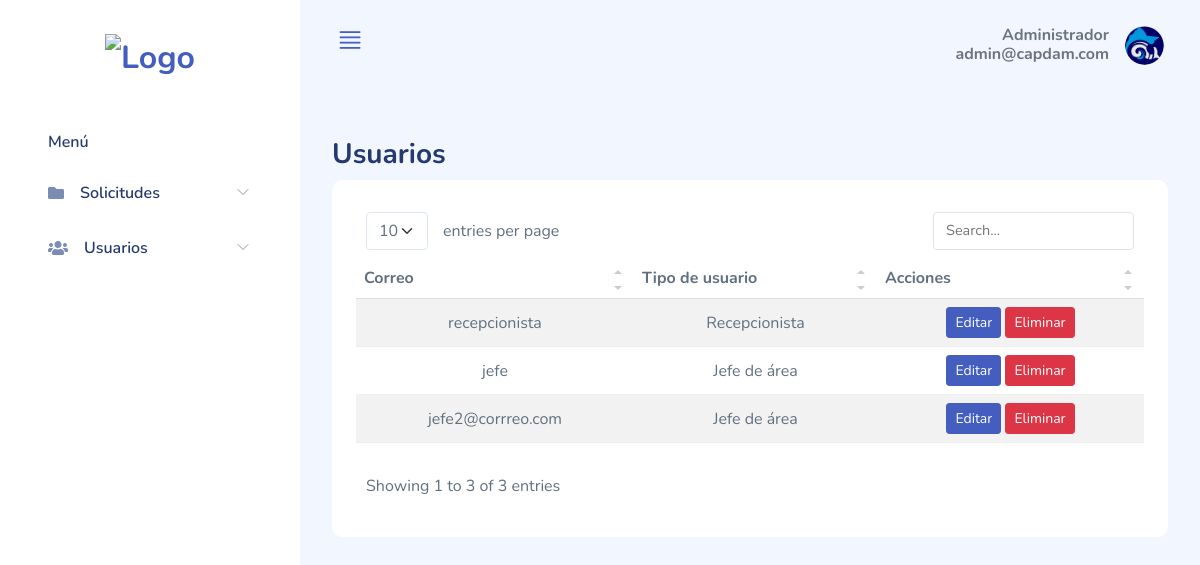
Page /admin/usuarios.php (signed in) on the committed database.
### tables this page shows
CREATE TABLE `usuarios` (
  `id_usuario` int(11) NOT NULL,
  `correo` varchar(30) NOT NULL,
  `password` varchar(120) NOT NULL,
  `rol` int(11) NOT NULL,
  `delegacion` int(11) DEFAULT NULL
);

### php/conexion.php (called while the page is built, shortened)
<?php
  class Conexion {
    function connect(){
      try{
        $conexion = "mysql:host=localhost; dbname=contratos; charset=utf8mb4";
        return $pdo = new PDO($conexion, "root", "");
      } catch (PDOException $err){
        print_r($err->getMessage());
      }
    }
  }
?>

### admin/usuarios.php (the view, shortened to what this page needs)
<?php
include_once '../php/conexion.php';
$conexion = new Conexion();
if (isset($_SESSION['correo'])) {
  $usuarioCorreo = $_SESSION['correo'];
  $usuario = $conexion->connect()->query("SELECT * FROM usuarios WHERE correo = '$usuarioCorreo'");
  $usuario->execute();
  $rowUsuario = $usuario->fetch();
} else {
  header("Location: ../index.php");
}
?>
<!DOCTYPE html>
<html lang="es">
<head>
  <link rel="stylesheet" href="../assets/css/bootstrap.css">
  <link rel="stylesheet" href="../assets/vendors/perfect-scrollbar/perfect-scrollbar.css">
  <link rel="stylesheet" href="../assets/vendors/bootstrap-icons/bootstrap-icons.css">
  <link rel="stylesheet" href="../assets/css/app.css">
  <link rel="stylesheet" href="../assets/vendors/simple-datatables/style.css">
  <link rel="stylesheet" href="https://cdnjs.cloudflare.com/ajax/libs/font-awesome/5.15.3/css/all.min.css" />
  <link rel="stylesheet" href="../assets/vendors/sweetalert2/sweetalert2.min.css">
</head>
<body>
  <div id="app">
    <div id="sidebar" class="active">
      <div class="sidebar-wrapper active">
        <div class="sidebar-header">
        <div class="text-center">
            <a href="index.php"><img src="../assets/images/logo_fondo.png" class="w-100 h-100" alt="Logo" srcset=""></a>
          </div>
        </div>
        <div class="sidebar-menu">
          <ul class="menu">
            <li class="sidebar-title">Menú</li>
            <li class="sidebar-item  has-sub">
              <a href="#" class='sidebar-link'>
                <i class="fas fa-folder"></i>
                <span>Solicitudes</span>
              </a>
            </li>
            <li class="sidebar-item  has-sub">
              <a href="#" class='sidebar-link'>
                <i class="fas fa-users"></i>
                <span>Usuarios</span>
              </a>
            </li>
          </ul>
        </div>
      </div>
    </div>
    <div id="main" class='layout-navbar'>
      <header class='mb-3'>
        <nav class="navbar navbar-expand navbar-light ">
          <div class="container-fluid">
            <a href="#" class="burger-btn d-block">
              <i class="bi bi-justify fs-3"></i>
            </a>
            <div class="collapse navbar-collapse" id="navbarSupportedContent">
              <div class="dropdown">
                <a href="#" data-bs-toggle="dropdown" aria-expanded="false">
                  <div class="user-menu d-flex">
                    <div class="user-name text-end me-3">
                      <h6 class="mb-0 text-gray-600">Administrador</h6>
                      <h6 class="mb-0 text-gray-600"><?php echo $rowUsuario['correo']; ?> </h6>
                    </div>
                    <div class="user-img d-flex align-items-center">
                      <div class="avatar avatar-md">
                        <img src="../assets/images/logo.png">
                      </div>
                    </div>
                  </div>
                </a>
              </div>
            </div>
          </div>
        </nav>
      </header>
      <div id="main-content">
        <div class="page-heading">
          <div class="page-title">
            <div class="row">
              <div class="col-12 col-md-6 order-md-1 order-last">
                <h3>Usuarios</h3>
              </div>
            </div>
          </div>
          <section class="section">
            <div class="card">
              <div class="card-body">
                <table class="table table-striped" id="table1">
                  <thead>
                    <tr class="text-center">
                      <th>Correo</th>
                      <th>Tipo de usuario</th>
                      <th>Acciones</th>
                    </tr>
                  </thead>
                  <tbody>
                    <?php
                    $query = $conexion->connect()->query("SELECT * FROM usuarios WHERE rol != 0");
                    $query->execute();
                    $usuarios = $query->fetchAll();
                    foreach ($usuarios as $row) {
                      $rol = '';
                      if ($row['rol'] == 1) {
                        $rol = 'Jefe de área';
                      }
                      if ($row['rol'] == 2) {
                        $rol = 'Recepcionista';
                      }
                      echo '<tr class="text-center">
                                <td>' . $row['correo'] . '</td>
                                <td>' . $rol . '</td>
                                <td>
                                  <a href="editar_usuario.php?usuario='.$row['id_usuario'].'" class="btn btn-sm btn-primary">Editar</a>
                                  <a onclick="deleteUser('.$row['id_usuario'].')" class="btn btn-sm btn-danger">Eliminar</a>
                                </td>
                              </tr>';
                    }
                    ?>
                  </tbody>
                </table>
              </div>
            </div>
          </section>
        </div>
      </div>
    </div>
  </div>
</body>
</html>

### assets/css/app.css (style rules this page uses)
.avatar { display:inline-flex;border-radius:50%;text-align:center;vertical-align:middle;position:relative }
.avatar img { width:32px;height:32px;border-radius:50% }
.avatar.avatar-md .avatar-content,.avatar.avatar-md img { width:32px;height:32px;font-size:.8rem }
.btn.btn-danger,.btn.btn-info,.btn.btn-primary,.btn.btn-secondary,.btn.btn-success,.btn.btn-warning { color:#fff }
.card { margin-bottom:2.2rem;border:none }
.card .card-body { padding:1.5rem }
#sidebar.active .sidebar-wrapper { left:0 }
.sidebar-wrapper { width:300px;height:100vh;position:fixed;top:0;z-index:10;overflow-y:auto;background-color:#fff;bottom:0;transition:left .5s ease-out }
.sidebar-wrapper .sidebar-header { padding:2rem 2rem 1rem;font-size:2rem;font-weight:700 }
.sidebar-wrapper .sidebar-header img { height:1.2rem }
.sidebar-wrapper .menu { margin-top:2rem;padding:0 2rem;font-weight:600 }
.sidebar-wrapper .menu .sidebar-title { padding:0 1rem;margin:1.5rem 0 1rem;font-size:1rem;list-style:none;font-weight:600;color:#25396f }
.sidebar-wrapper .menu .sidebar-link { display:block;padding:.7rem 1rem;font-size:1rem;display:flex;align-items:center;border-radius:.5rem;transition:all .5s;text-decoration:none;color:#25396f }
.sidebar-wrapper .menu .sidebar-link i,.sidebar-wrapper .menu .sidebar-link svg { color:#7c8db5 }
.sidebar-wrapper .menu .sidebar-link span { margin-left:1rem }
.sidebar-wrapper .menu .sidebar-item { list-style:none;margin-top:.5rem;position:relative }
.sidebar-wrapper .menu .sidebar-item.has-sub .sidebar-link:after { position:absolute;color:#ccc;right:15px;top:12px;display:block }
.navbar { height:90px;padding:1.5rem }
.navbar .user-menu img { width:39px;height:39px }
.dataTable-table td,.dataTable-table thead th,.table td,.table thead th { vertical-align:middle }
.dataTable-table:not(.table-borderless) thead th,.table:not(.table-borderless) thead th { border-bottom:1px solid #dedede!important }
.bi { width:1rem;height:1rem }
.burger-btn { display:none }
#main { margin-left:300px;padding:2rem }
#main.layout-navbar { padding:0 }
#main #main-content { padding:2rem }
.page-heading { margin:0 0 2rem }
.page-heading h3 { font-weight:700 }
a { text-decoration:none }
.text-gray-600 { color:#6c757d!important }

### rows in the picture
usuarios: correo "admin@capdam.com"
usuarios: correo "recepcionista", rol "Recepcionista"
usuarios: correo "jefe", rol "Jefe de área"
usuarios: correo "jefe2@corrreo.com", rol "Jefe de área"
